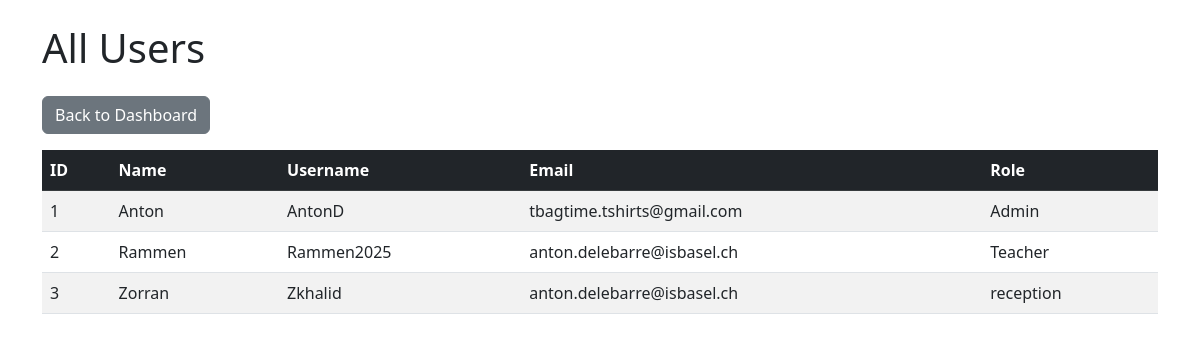
Page /admin/all_users (signed in) on the committed database.
### main.py (models this page shows)
class User(db.Model):
    user_id = db.Column(db.Integer, primary_key=True)
    name = db.Column(db.String(50), nullable=False)
    username = db.Column(db.String(50), unique=True, nullable=False)
    password = db.Column(db.String(100), nullable=False)
    email = db.Column(db.String(30), unique=True, nullable=False)
    role = db.Column(db.String(20), nullable=False)

### main.py (the view)
@app.route('/admin/all_users')
def all_users():
    if 'user_id' not in session or session.get('role') not in ('reception', 'admin'):
        flash('Unauthorized access', 'danger')
        print('Session role:', session.get('role'))
        return redirect(url_for('login'))
    users = User.query.order_by(User.name).all()
    return render_template('all_users.html', users=users)

### templates/all_users.html (shortened to what this page needs)
<!DOCTYPE html>
<html lang="en">
<head>
  <link href="https://cdn.jsdelivr.net/npm/bootstrap@5.3.0/dist/css/bootstrap.min.css" rel="stylesheet" />
</head>
<body>
  <div class="container py-4">
    <h1 class="mb-4">All Users</h1>
    <a href="{{ url_for('back_to_dashboard') }}" class="btn btn-secondary mb-3">Back to Dashboard</a>
    <table class="table table-striped table-hover">
      <thead class="table-dark">
        <tr>
          <th>ID</th>
          <th>Name</th>
          <th>Username</th>
          <th>Email</th>
          <th>Role</th>
        </tr>
      </thead>
      <tbody>
        {% for user in users %}
        <tr>
          <td>{{ user.user_id }}</td>
          <td>{{ user.name }}</td>
          <td>{{ user.username }}</td>
          <td>{{ user.email }}</td>
          <td>{{ user.role }}</td>
        </tr>
        {% else %}
        <tr><td colspan="5" class="text-center">No users found.</td></tr>
        {% endfor %}
      </tbody>
    </table>
  </div>
</body>
</html>

### rows in the picture
User: user_id "1", name "Anton", username "AntonD", email "tbagtime.tshirts@gmail.com", role "Admin"
User: user_id "2", name "Rammen", username "Rammen2025", email "anton.delebarre@isbasel.ch", role "Teacher"
User: user_id "3", name "Zorran", username "Zkhalid", email "anton.delebarre@isbasel.ch", role "reception"
